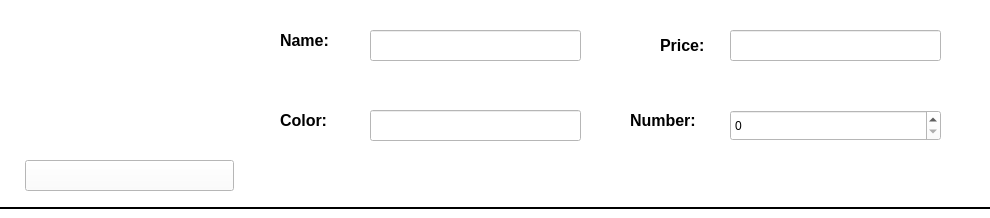
<?xml version="1.0" encoding="UTF-8"?>
<ui version="4.0">
 <class>widget_show_kala_customer</class>
 <widget class="QWidget" name="widget_show_kala_customer">
  <property name="geometry">
   <rect>
    <x>0</x>
    <y>0</y>
    <width>990</width>
    <height>218</height>
   </rect>
  </property>
  <property name="windowTitle">
   <string>Form</string>
  </property>
  <property name="styleSheet">
   <string notr="true">background-color: rgb(255, 255, 255);</string>
  </property>
  <widget class="QWidget" name="widget" native="true">
   <property name="geometry">
    <rect>
     <x>30</x>
     <y>10</y>
     <width>201</width>
     <height>141</height>
    </rect>
   </property>
   <property name="styleSheet">
    <string notr="true">background-image: url(:/new/prefix1/add_kala.png);</string>
   </property>
  </widget>
  <widget class="QLineEdit" name="lineEdit_name">
   <property name="geometry">
    <rect>
     <x>370</x>
     <y>30</y>
     <width>211</width>
     <height>31</height>
    </rect>
   </property>
   <property name="readOnly">
    <bool>true</bool>
   </property>
  </widget>
  <widget class="QLabel" name="label_2">
   <property name="geometry">
    <rect>
     <x>280</x>
     <y>30</y>
     <width>71</width>
     <height>20</height>
    </rect>
   </property>
   <property name="font">
    <font>
     <pointsize>12</pointsize>
     <bold>true</bold>
    </font>
   </property>
   <property name="styleSheet">
    <string notr="true">background-image: url();
background-color: rgb();</string>
   </property>
   <property name="text">
    <string>Name:</string>
   </property>
  </widget>
  <widget class="QPushButton" name="pushButton_change">
   <property name="geometry">
    <rect>
     <x>25</x>
     <y>160</y>
     <width>209</width>
     <height>31</height>
    </rect>
   </property>
   <property name="styleSheet">
    <string notr="true">background-image: url(:/new/prefix1/change photo.png);
background-color: rgb(255, 255, 255);</string>
   </property>
   <property name="text">
    <string/>
   </property>
  </widget>
  <widget class="QLabel" name="label_3">
   <property name="geometry">
    <rect>
     <x>280</x>
     <y>110</y>
     <width>61</width>
     <height>20</height>
    </rect>
   </property>
   <property name="font">
    <font>
     <pointsize>12</pointsize>
     <bold>true</bold>
    </font>
   </property>
   <property name="styleSheet">
    <string notr="true">background-image: url();
background-color: rgb();</string>
   </property>
   <property name="text">
    <string>Color:</string>
   </property>
  </widget>
  <widget class="QLineEdit" name="lineEdit_color">
   <property name="geometry">
    <rect>
     <x>370</x>
     <y>110</y>
     <width>211</width>
     <height>31</height>
    </rect>
   </property>
   <property name="readOnly">
    <bool>true</bool>
   </property>
  </widget>
  <widget class="QLabel" name="label_4">
   <property name="geometry">
    <rect>
     <x>630</x>
     <y>100</y>
     <width>101</width>
     <height>41</height>
    </rect>
   </property>
   <property name="font">
    <font>
     <pointsize>12</pointsize>
     <bold>true</bold>
    </font>
   </property>
   <property name="styleSheet">
    <string notr="true">background-image: url();
background-color: rgb();</string>
   </property>
   <property name="text">
    <string>Number:</string>
   </property>
  </widget>
  <widget class="QSpinBox" name="spinBox">
   <property name="geometry">
    <rect>
     <x>730</x>
     <y>110</y>
     <width>211</width>
     <height>31</height>
    </rect>
   </property>
  </widget>
  <widget class="QLabel" name="label_5">
   <property name="geometry">
    <rect>
     <x>660</x>
     <y>30</y>
     <width>61</width>
     <height>31</height>
    </rect>
   </property>
   <property name="font">
    <font>
     <pointsize>12</pointsize>
     <bold>true</bold>
    </font>
   </property>
   <property name="styleSheet">
    <string notr="true">background-image: url();
background-color: rgb();</string>
   </property>
   <property name="text">
    <string>Price:</string>
   </property>
  </widget>
  <widget class="QLineEdit" name="lineEdit_price">
   <property name="geometry">
    <rect>
     <x>730</x>
     <y>30</y>
     <width>211</width>
     <height>31</height>
    </rect>
   </property>
   <property name="readOnly">
    <bool>false</bool>
   </property>
  </widget>
  <widget class="Line" name="line">
   <property name="geometry">
    <rect>
     <x>0</x>
     <y>200</y>
     <width>991</width>
     <height>16</height>
    </rect>
   </property>
   <property name="frameShadow">
    <enum>QFrame::Plain</enum>
   </property>
   <property name="lineWidth">
    <number>2</number>
   </property>
   <property name="orientation">
    <enum>Qt::Horizontal</enum>
   </property>
  </widget>
  <zorder>spinBox</zorder>
  <zorder>widget</zorder>
  <zorder>lineEdit_name</zorder>
  <zorder>label_2</zorder>
  <zorder>pushButton_change</zorder>
  <zorder>label_3</zorder>
  <zorder>lineEdit_color</zorder>
  <zorder>label_4</zorder>
  <zorder>label_5</zorder>
  <zorder>lineEdit_price</zorder>
  <zorder>line</zorder>
 </widget>
 <resources/>
 <connections/>
</ui>
